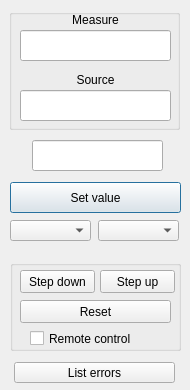
<?xml version="1.0" encoding="UTF-8"?>
<ui version="4.0">
 <class>CalibratorManagerDialog</class>
 <widget class="QDialog" name="CalibratorManagerDialog">
  <property name="geometry">
   <rect>
    <x>0</x>
    <y>0</y>
    <width>190</width>
    <height>390</height>
   </rect>
  </property>
  <property name="windowTitle">
   <string>Calibrator undefined</string>
  </property>
  <widget class="QLabel" name="measureLabel">
   <property name="geometry">
    <rect>
     <x>20</x>
     <y>10</y>
     <width>151</width>
     <height>20</height>
    </rect>
   </property>
   <property name="text">
    <string>Measure</string>
   </property>
   <property name="alignment">
    <set>Qt::AlignCenter</set>
   </property>
  </widget>
  <widget class="QLabel" name="sourceLabel">
   <property name="geometry">
    <rect>
     <x>20</x>
     <y>70</y>
     <width>151</width>
     <height>20</height>
    </rect>
   </property>
   <property name="text">
    <string>Source</string>
   </property>
   <property name="alignment">
    <set>Qt::AlignCenter</set>
   </property>
  </widget>
  <widget class="QLineEdit" name="measureEdit">
   <property name="enabled">
    <bool>true</bool>
   </property>
   <property name="geometry">
    <rect>
     <x>20</x>
     <y>30</y>
     <width>151</width>
     <height>31</height>
    </rect>
   </property>
   <property name="font">
    <font>
     <family>Arial</family>
     <pointsize>16</pointsize>
     <weight>75</weight>
     <bold>true</bold>
    </font>
   </property>
   <property name="layoutDirection">
    <enum>Qt::LeftToRight</enum>
   </property>
   <property name="frame">
    <bool>true</bool>
   </property>
   <property name="echoMode">
    <enum>QLineEdit::Normal</enum>
   </property>
   <property name="alignment">
    <set>Qt::AlignCenter</set>
   </property>
   <property name="readOnly">
    <bool>true</bool>
   </property>
  </widget>
  <widget class="QLineEdit" name="sourceEdit">
   <property name="enabled">
    <bool>true</bool>
   </property>
   <property name="geometry">
    <rect>
     <x>20</x>
     <y>90</y>
     <width>151</width>
     <height>31</height>
    </rect>
   </property>
   <property name="font">
    <font>
     <family>Arial</family>
     <pointsize>16</pointsize>
     <weight>75</weight>
     <bold>true</bold>
    </font>
   </property>
   <property name="alignment">
    <set>Qt::AlignCenter</set>
   </property>
   <property name="readOnly">
    <bool>true</bool>
   </property>
  </widget>
  <widget class="QComboBox" name="modeList">
   <property name="geometry">
    <rect>
     <x>10</x>
     <y>220</y>
     <width>81</width>
     <height>21</height>
    </rect>
   </property>
   <property name="currentText">
    <string/>
   </property>
  </widget>
  <widget class="QComboBox" name="unitList">
   <property name="geometry">
    <rect>
     <x>98</x>
     <y>220</y>
     <width>81</width>
     <height>21</height>
    </rect>
   </property>
   <property name="currentText">
    <string/>
   </property>
  </widget>
  <widget class="QPushButton" name="setButton">
   <property name="enabled">
    <bool>true</bool>
   </property>
   <property name="geometry">
    <rect>
     <x>10</x>
     <y>182</y>
     <width>171</width>
     <height>31</height>
    </rect>
   </property>
   <property name="text">
    <string>Set value</string>
   </property>
   <property name="default">
    <bool>true</bool>
   </property>
  </widget>
  <widget class="QPushButton" name="stepDownButton">
   <property name="geometry">
    <rect>
     <x>20</x>
     <y>270</y>
     <width>75</width>
     <height>23</height>
    </rect>
   </property>
   <property name="text">
    <string>Step down</string>
   </property>
  </widget>
  <widget class="QPushButton" name="stepUpButton">
   <property name="geometry">
    <rect>
     <x>100</x>
     <y>270</y>
     <width>75</width>
     <height>23</height>
    </rect>
   </property>
   <property name="text">
    <string>Step up</string>
   </property>
  </widget>
  <widget class="QPushButton" name="resetButton">
   <property name="geometry">
    <rect>
     <x>20</x>
     <y>300</y>
     <width>151</width>
     <height>23</height>
    </rect>
   </property>
   <property name="text">
    <string>Reset</string>
   </property>
  </widget>
  <widget class="QCheckBox" name="remoteCheck">
   <property name="geometry">
    <rect>
     <x>30</x>
     <y>330</y>
     <width>141</width>
     <height>17</height>
    </rect>
   </property>
   <property name="text">
    <string>Remote control</string>
   </property>
   <property name="checked">
    <bool>false</bool>
   </property>
  </widget>
  <widget class="QGroupBox" name="groupBox">
   <property name="geometry">
    <rect>
     <x>10</x>
     <y>260</y>
     <width>171</width>
     <height>91</height>
    </rect>
   </property>
   <property name="title">
    <string/>
   </property>
  </widget>
  <widget class="QLineEdit" name="valueEdit">
   <property name="geometry">
    <rect>
     <x>32</x>
     <y>140</y>
     <width>131</width>
     <height>31</height>
    </rect>
   </property>
   <property name="font">
    <font>
     <family>Arial</family>
     <pointsize>16</pointsize>
     <weight>75</weight>
     <bold>true</bold>
    </font>
   </property>
   <property name="alignment">
    <set>Qt::AlignCenter</set>
   </property>
   <property name="placeholderText">
    <string/>
   </property>
  </widget>
  <widget class="QGroupBox" name="groupBox_2">
   <property name="geometry">
    <rect>
     <x>9</x>
     <y>9</y>
     <width>171</width>
     <height>121</height>
    </rect>
   </property>
   <property name="title">
    <string/>
   </property>
  </widget>
  <widget class="QPushButton" name="errorButton">
   <property name="geometry">
    <rect>
     <x>14</x>
     <y>362</y>
     <width>161</width>
     <height>21</height>
    </rect>
   </property>
   <property name="text">
    <string>List errors</string>
   </property>
  </widget>
  <zorder>groupBox_2</zorder>
  <zorder>groupBox</zorder>
  <zorder>measureLabel</zorder>
  <zorder>sourceLabel</zorder>
  <zorder>measureEdit</zorder>
  <zorder>sourceEdit</zorder>
  <zorder>modeList</zorder>
  <zorder>unitList</zorder>
  <zorder>setButton</zorder>
  <zorder>stepDownButton</zorder>
  <zorder>stepUpButton</zorder>
  <zorder>resetButton</zorder>
  <zorder>remoteCheck</zorder>
  <zorder>valueEdit</zorder>
  <zorder>errorButton</zorder>
 </widget>
 <tabstops>
  <tabstop>measureEdit</tabstop>
  <tabstop>sourceEdit</tabstop>
  <tabstop>valueEdit</tabstop>
  <tabstop>setButton</tabstop>
  <tabstop>modeList</tabstop>
  <tabstop>unitList</tabstop>
  <tabstop>stepDownButton</tabstop>
  <tabstop>stepUpButton</tabstop>
  <tabstop>resetButton</tabstop>
  <tabstop>remoteCheck</tabstop>
 </tabstops>
 <resources/>
 <connections/>
</ui>
